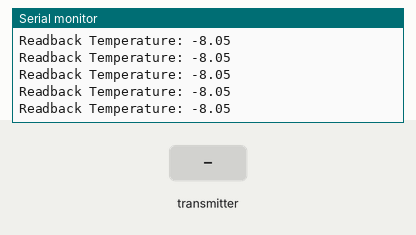
This sketch was run on a simulated Arduino Uno, built with avr-gcc and run on an emulated ATmega328P. Shown: the last lines printed to the serial monitor. Inputs (shaded band) come from the test bench. No radio packets arrive unless stated.

Above: at 2.2 s.
2.3 s: the transmitter starts sending channelNumber = 0
At 2.65 s:
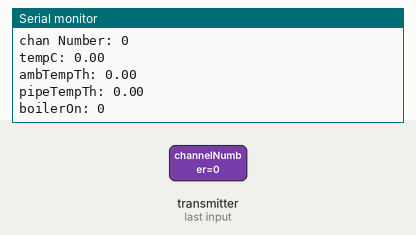
3.8 s: the transmitter starts sending tempC = 25
5.3 s: the transmitter starts sending ambTempTh = 25
6.8 s: the transmitter starts sending pipeTempTh = 25
8.3 s: the transmitter starts sending boilerOn = 1
At 8.69 s:
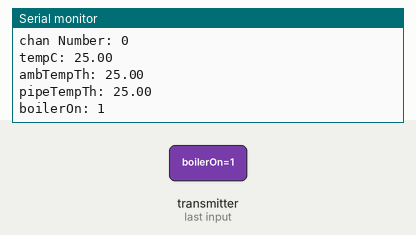

Measured:
- after the input at 2.3 s, the serial monitor: prints a new line at once (image 1)
- after the input at 8.3 s, the serial monitor: prints a new line after 0.09 s (image 2)

The sketch:

wirelessRx.ino
```cpp
/* YourDuinoStarter Example: Simple nRF24L01 Receive
  - WHAT IT DOES: Receives simple fixed data with nRF24L01 radio
  - SEE the comments after "//" on each line below
   Start with radios about 4 feet apart.
  - SEE the comments after "//" on each line below
  - CONNECTIONS: nRF24L01 Modules See:
  http://arduino-info.wikispaces.com/Nrf24L01-2.4GHz-HowTo
  Uses the RF24 Library by TMRH2o here:
  https://github.com/TMRh20/RF24
   1 - GND
   2 - VCC 3.3V !!! NOT 5V
   3 - CE to Arduino pin 7
   4 - CSN to Arduino pin 8
   5 - SCK to Arduino pin 13
   6 - MOSI to Arduino pin 11
   7 - MISO to Arduino pin 12
   8 - UNUSED

   V1.02 02/06/2016
   Questions: terry@yourduino.com */

   /*-----( Import needed libraries )-----*/
#include <SPI.h>   // Comes with Arduino IDE
#include "RF24.h"  // Download and Install (See above)
/*-----( Declare Constants and Pin Numbers )-----*/
#define CE_PIN 9
#define CS_PIN 10
/*-----( Declare objects )-----*/
// (Create an instance of a radio, specifying the CE and CS pins. )
RF24 myRadio(CE_PIN, CS_PIN); // "myRadio" is the identifier you will use in following methods
/*-----( Declare Variables )-----*/
byte addresses[][6] = { "1Node" ,"2Node"}; // Create address for 2 pipes.
float dataReceived;  // Data that will be received from the transmitter

struct payload_t {
  int channelNumber;
  float tempC;
  float ambTempTh;
  float pipeTempTh;
  bool boilerOn;
};

void setup()   /****** SETUP: RUNS ONCE ******/
{
	// Use the serial Monitor (Symbol on far right). Set speed to 115200 (Bottom Right)
	Serial.begin(115200);
	delay(1000);
	Serial.println(F("RF24/Simple Receive data Test"));
	Serial.println(F("Questions: terry@yourduino.com"));

	myRadio.begin();  // Start up the physical nRF24L01 Radio
	myRadio.setChannel(108);  // Above most Wifi Channels
	// Set the PA Level low to prevent power supply related issues since this is a
	// getting_started sketch, and the likelihood of close proximity of the devices. RF24_PA_MAX is default.
	//myRadio.setPALevel(RF24_PA_MIN);
	myRadio.setPALevel(RF24_PA_MAX);  // Uncomment for more power
	myRadio.setDataRate(RF24_250KBPS); // Fast enough.. Better range

	myRadio.openReadingPipe(1, addresses[0]); // Use the first entry in array 'addresses' (Only 1 right now)
	myRadio.startListening();

}//--(end setup )---


void loop()   /****** LOOP: RUNS CONSTANTLY ******/
{

	  payload_t payload;

    while (myRadio.available()) // While there is data ready
    {
        myRadio.read(&payload, sizeof(payload)); // Get the data payload (You must have defined that already!)
        Serial.println("data captured");
        Serial.println("chan Number: " + String(payload.channelNumber));
        Serial.println("tempC: " + String(payload.tempC));
        Serial.println("ambTempTh: " + String(payload.ambTempTh));
        Serial.println("pipeTempTh: " + String(payload.pipeTempTh));
        Serial.println("boilerOn: " + String(payload.boilerOn));
        delay(500);
        //wdt_reset();
    }
    Serial.println("Readback Temperature: " + String(payload.tempC));
    delay(100);
}//--(end main loop )---

/*-----( Declare User-written Functions )-----*/

//None yet
//*********( THE END )***********
```
